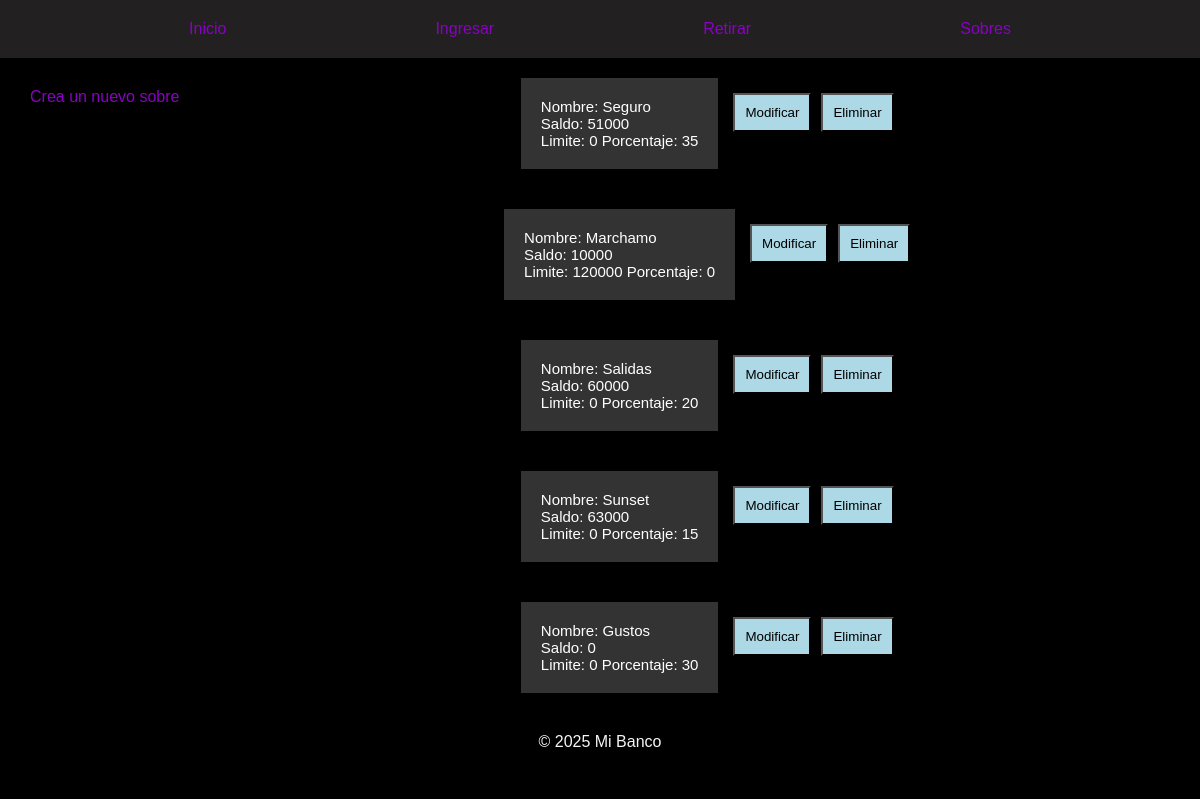
Screenshot of /sobres/ with the database file from the repository.
### menu/models.py (models this page shows, shortened)
class sobres (models.Model):
    nombre= models.CharField (max_length=300)
    saldo= models.IntegerField(default=0,validators=[MinValueValidator(0)])
    limite= models.IntegerField(default=0,validators=[MinValueValidator(0)])
    activo= models.BooleanField(default=True)
    porcentaje =  models.IntegerField(default=0,validators=[MinValueValidator(0)],)

### menu/views.py (the view)
# urls.py: path('sobres/', views.sobres, name="sobres"),#Barra lateral puesto 4
def sobres(request):
    sobresDB = sobreModels.objects.all()
    return render(request, 'sobres/sobres.html',{
        'sobres':sobresDB
    })

### menu/templates/sobres/sobres.html (shortened to what this page needs)
{% extends 'layout/lateral.html' %}
{% load static %}
{% block content %}
<div class="sobres">
    <div class="lkIngresarUno">
        <a href="{% url 'crearSobre' %}">Crea un nuevo sobre</a>
    </div>
    <div  class="todos">
    {% for sobre in sobres %}
    <div class="sorbresInicio">
        <div class="informacionSobre">
            <p>
                Nombre:
                {{ sobre.nombre }}
                <br>
                Saldo:
                {{ sobre.saldo }}
                <br>
                Limite:
                {{ sobre.limite }}
                Porcentaje:
                {{ sobre.porcentaje }}
            </p>
        </div>
        <form method="post" action="{% url 'sobresModificar' sobre.id %}" class="botonModificar">
            <button type="submit">Modificar</button>
        </form>
        <form method="post" action="{% url 'sobresEliminar' sobre.id %}" class="botonEliminar">
            <button type="submit">Eliminar</button>
        </form>
    </div>
    {% endfor %}
    </div>
</div>
{% endblock %}

### menu/static/css/styles.css (style rules this page uses)
* { margin: 0; padding: 0; font-family: 'Franklin Gothic Medium', 'Arial Narrow', Arial, sans-serif; background-color: black; color: whitesmoke; }
a { text-decoration: none; color: #8A00C4; }
.lkIngresarUno { padding: 30px; }
.sobres { display: flex; justify-content: center; }
.todos { margin: 0 auto; width: auto; }
.sorbresInicio { display: flex; flex-direction: row; padding: 10px; background-color: black; justify-content: center; width: auto; }
.botonModificar { margin: 5px; height: 25px; justify-content: center; }
.botonEliminar { margin: 5px; height: 25px; justify-content: center; }
.sorbresInicio button { padding: 10px; background-color: #ADD8E6; color: black; cursor: pointer; margin-top: 20px; }
.informacionSobre p { padding: 20px; background-color: #333333; color: white; text-align: start; margin: 0px; font-size: 15px; }
.informacionSobre { margin: 10px; width: auto; margin: 10px; background-color: #333333; color: white; }

### rows the page displays
sobres: nombre "Seguro", saldo "51000", limite "0", porcentaje "35"
sobres: nombre "Marchamo", saldo "10000", limite "120000", porcentaje "0"
sobres: nombre "Salidas", saldo "60000", limite "0", porcentaje "20"
sobres: nombre "Sunset", saldo "63000", limite "0", porcentaje "15"
sobres: nombre "Gustos", saldo "0", limite "0", porcentaje "30"
